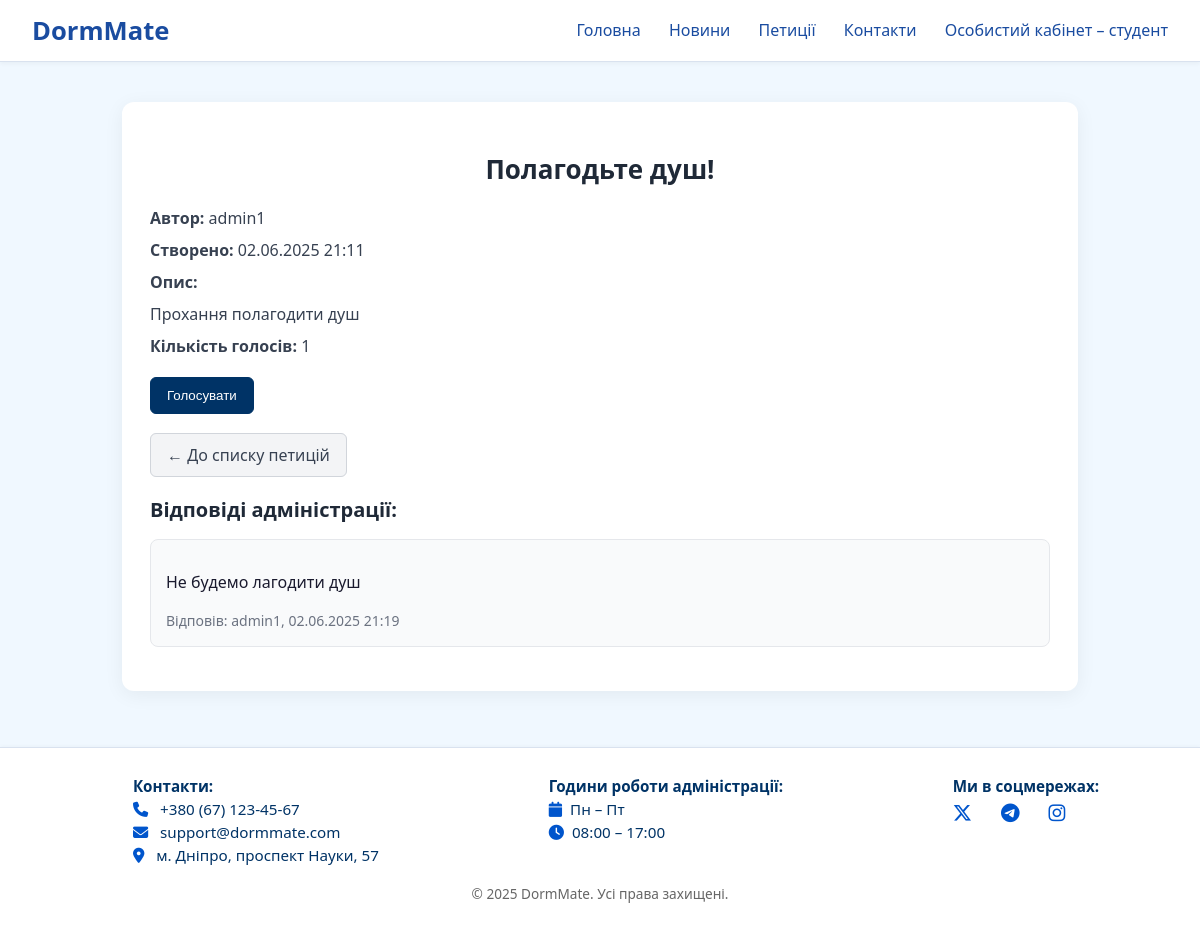
Page /accounts/petition/1/ (signed in) on the committed database.
### registration/models.py (models this page shows, shortened)
class CustomUser(AbstractUser):
    ROLE_CHOICES = (
        ('student', 'Студент'),
        ('admin', 'Адміністратор'),
    )
    email = models.EmailField(unique=True)
    role = models.CharField(max_length=10, choices=ROLE_CHOICES, default='student')
    room = models.ForeignKey(
        'rooms.Room',
        null=True,
        blank=True,
        on_delete=models.SET_NULL,
        related_name='primary_users'  # ← обязательно уникальное имя
    )

class Petition(models.Model):
    title = models.CharField(max_length=255, verbose_name="Заголовок")
    description = models.TextField(verbose_name="Опис")
    created_at = models.DateTimeField(auto_now_add=True)
    author = models.ForeignKey(User, on_delete=models.CASCADE, related_name='petitions')
    votes = models.ManyToManyField(User, related_name='voted_petitions', blank=True)
    def total_votes(self):
        return self.votes.count()

class PetitionResponse(models.Model):
    petition = models.ForeignKey(Petition, on_delete=models.CASCADE, related_name='responses')
    responder = models.ForeignKey(User, on_delete=models.CASCADE)
    response_text = models.TextField(verbose_name="Відповідь")
    created_at = models.DateTimeField(auto_now_add=True)

### registration/views.py (the view)
# urls.py: path('petition/<int:petition_id>/', views.petition_detail_view, name='petition-detail'),
@login_required
def petition_detail_view(request, petition_id):
    petition = get_object_or_404(Petition, id=petition_id)
    user_has_voted = request.user in petition.votes.all()
    responses = petition.responses.all().order_by("-created_at")
    if request.method == "POST" and request.user.is_staff:  # лише адміни можуть відповідати
        form = PetitionResponseForm(request.POST)
        if form.is_valid():
            response = form.save(commit=False)
            response.petition = petition
            response.responder = request.user
            response.save()
            return redirect("petition-detail", petition_id=petition.id)
    else:
        form = PetitionResponseForm()
    context = {
        "petition": petition,
        "user_has_voted": user_has_voted,
        "responses": responses,
        "response_form": form if request.user.is_staff else None,
    }
    return render(request, "petition_detail.html", context)

### registration/templates/petition_detail.html (shortened to what this page needs)
{% extends "base.html" %}
{% block content %}
<div class="petitiondetail-wrapper">
    <h2 class="petitiondetail-title">{{ petition.title }}</h2>
    <div class="petitiondetail-info">
        <p><strong>Автор:</strong> {{ petition.author.username }}</p>
        <p><strong>Створено:</strong> {{ petition.created_at|date:"d.m.Y H:i" }}</p>
        <p><strong>Опис:</strong></p>
        <p>{{ petition.description|linebreaksbr }}</p>
        <p><strong>Кількість голосів:</strong> {{ petition.total_votes }}</p>
    </div>
    <div class="petitiondetail-vote">
        {% if not user_has_voted %}
            <form method="post" action="{% url 'vote-petition' petition.id %}">
                <button type="submit" class="petitionlist-btn active">Голосувати</button>
            </form>
        {% else %}
            <p class="petitiondetail-voted">Ви вже проголосували за цю петицію.</p>
        {% endif %}
    </div>
    <a href="{% url 'petition-list' %}" class="petitionlist-btn">← До списку петицій</a>
    <h3 class="petitiondetail-subtitle">Відповіді адміністрації:</h3>
    {% if responses %}
        <ul class="petitiondetail-responses">
            {% for response in responses %}
                <li class="petitiondetail-response-item">
                    <p>{{ response.response_text|linebreaksbr }}</p>
                    <small class="petitiondetail-responder">
                        Відповів: {{ response.responder.username }}, {{ response.created_at|date:"d.m.Y H:i" }}
                    </small>
                </li>
            {% endfor %}
        </ul>
    {% else %}
        <p class="petitiondetail-empty">Поки що відповідей немає.</p>
    {% endif %}
</div>
{% endblock %}

### rooms/templates/base.html (shortened to what this page needs)
{% load static %}
<!DOCTYPE html>
<html lang="uk">
<head>
    <link rel="stylesheet" href="{% static 'rooms/base.css' %}">
    <link rel="stylesheet" href="https://cdnjs.cloudflare.com/ajax/libs/font-awesome/6.5.0/css/all.min.css">
</head>
<body>
    <div class="main-wrapper">
        <nav class="navbar">
            <div class="navbar-container">
                <div class="logo"><a href="{% url 'floor-selector' %}" class="logo">DormMate</a></div>
                <div class="nav-links">
                    <a href="{% url 'floor-selector' %}">Головна</a>
                    <a href="{% url 'news-list' %}">Новини</a>
                    <a href="{% url 'petition-list' %}">Петиції</a>
                    <a href="#contacts">Контакти</a>
                    {% if user.is_authenticated %}
                        <a href="{% url 'account' %}">Особистий кабінет – {{ user.username }}</a>
                    {% else %}
                        <a href="{% url 'login' %}">Увійти</a>
                    {% endif %}
                </div>
            </div>
        </nav>
        <div class="main-content">
            {% block content %}{% endblock content %}
        </div>
        <footer class="site-footer">
            <div class="footer-container">
                <div class="footer-contact">
                    <p><strong>Контакти:</strong></p>
                    <p><i class="fas fa-phone"></i> +380 (67) 123-45-67</p>
                    <p><i class="fas fa-envelope"></i> support@dormmate.com</p>
                    <p><i class="fas fa-map-marker-alt"></i> м. Дніпро, проспект Науки, 57</p>
                </div>
                 <div class="footer-contact">
                    <p><strong>Години роботи адміністрації:</strong></p>
                    <p><i class="fas fa-calendar"></i>Пн – Пт</p>
                    <p><i class="fas fa-clock"></i>08:00 – 17:00</p>
                </div>
                <div class="footer-social">
                    <p><strong>Ми в соцмережах:</strong></p>
                    <a href="https://twitter.com" target="_blank" class="social-link">
                        <i class="fab fa-x-twitter"></i>
                    </a>
                    <a href="https://t.me" target="_blank" class="social-link">
                        <i class="fab fa-telegram-plane"></i>
                    </a>
                    <a href="https://instagram.com" target="_blank" class="social-link">
                        <i class="fab fa-instagram"></i>
                    </a>
                </div>
            </div>
            <div class="footer-bottom" id="contacts">
                <p>&copy; 2025 DormMate. Усі права захищені.</p>
            </div>
        </footer>
    </div>
</body>
</html>

### rooms/static/rooms/base.css (style rules this page uses)
body { font-family: 'Segoe UI', Tahoma, Geneva, Verdana, sans-serif; background-color: #f0f8ff; color: #1a1a2e; margin: 0; padding: 0; }
html { scroll-behavior: smooth; }
.navbar { position: sticky; top: 0; z-index: 1000; background-color: #ffffff; border-bottom: 1px solid #d9e2ef; box-shadow: 0 2px 4px rgba(0, 0, 0, 0.04); padding: 0.8rem 2rem; }
.navbar-container { display: flex; justify-content: space-between; align-items: center; max-width: 1200px; margin: 0 auto; }
.logo { font-size: 1.6rem; font-weight: bold; color: #1a4ca0; text-decoration: none; }
.nav-links a { margin-left: 1.5rem; text-decoration: none; color: #1a4ca0; font-weight: 500; transition: color 0.3s ease; }
h1, h2 { color: #003366; margin-bottom: 1rem; }
html, body { height: 100%; margin: 0; padding: 0; }
body { display: flex; flex-direction: column; min-height: 100vh; }
.main-wrapper { flex: 1 0 auto; display: flex; flex-direction: column; }
.main-content { flex: 1 0 auto; padding-bottom: 1rem; }
.site-footer { flex-shrink: 0; }
.site-footer { background-color: #ffffff; border-top: 1px solid #d9e2ef; padding: 1.5rem 2rem; font-size: 0.95rem; color: #1a1a2e; box-shadow: 0 -1px 4px rgba(0, 0, 0, 0.03); margin-top: auto; }
.footer-container { display: flex; justify-content: space-around; flex-wrap: wrap; max-width: 1200px; margin: 0 auto; gap: 2rem; padding-left: 2rem; }
.footer-contact, .footer-social { flex: 1 1 1; }
.footer-contact p, .footer-social p { margin: 0.2rem 0; color: #003366; }
.footer-contact i, .footer-social i { margin-right: 0.5rem; color: #0055cc; }
.footer-social .social-link { margin-right: 1rem; font-size: 1.2rem; color: #1a4ca0; transition: color 0.3s ease; text-decoration: none; }
.footer-bottom { text-align: center; margin-top: 1rem; color: #666; font-size: 0.85rem; }
.petitionlist-btn { margin-bottom: 10px; padding: 10px 16px; border: 1px solid #d1d5db; border-radius: 6px; background: #f3f4f6; text-decoration: none; color: #374151; font-weight: 500; transition: 0.2s ease; }
.petitionlist-btn.active { background-color: #003366; color: white; border-color: #003366; }
.petitiondetail-wrapper { max-width: 900px; margin: 40px auto; background: #fff; padding: 28px; border-radius: 12px; box-shadow: 0 4px 20px rgba(0, 0, 0, 0.06); }
.petitiondetail-title { font-size: 26px; font-weight: bold; color: #1f2937; margin-bottom: 20px; text-align: center; }
.petitiondetail-info p { margin: 10px 0; font-size: 16px; color: #374151; }
.petitiondetail-vote { margin: 20px 0; }
.petitiondetail-subtitle { font-size: 20px; font-weight: 600; color: #1f2937; margin-top: 30px; margin-bottom: 12px; }
.petitiondetail-responses { padding-left: 0; list-style: none; }
.petitiondetail-response-item { border: 1px solid #e5e7eb; background: #f9fafb; padding: 15px; border-radius: 8px; margin-bottom: 15px; }
.petitiondetail-responder { color: #6b7280; font-size: 14px; }

### rows in the picture
CustomUser: username "студент"
Petition: title "Полагодьте душ!", author.username "admin1", created_at "02.06.2025 21:11", description "Прохання полагодити душ", total_votes "1"
PetitionResponse: response_text "Не будемо лагодити душ", responder.username "admin1", created_at "02.06.2025 21:19"
